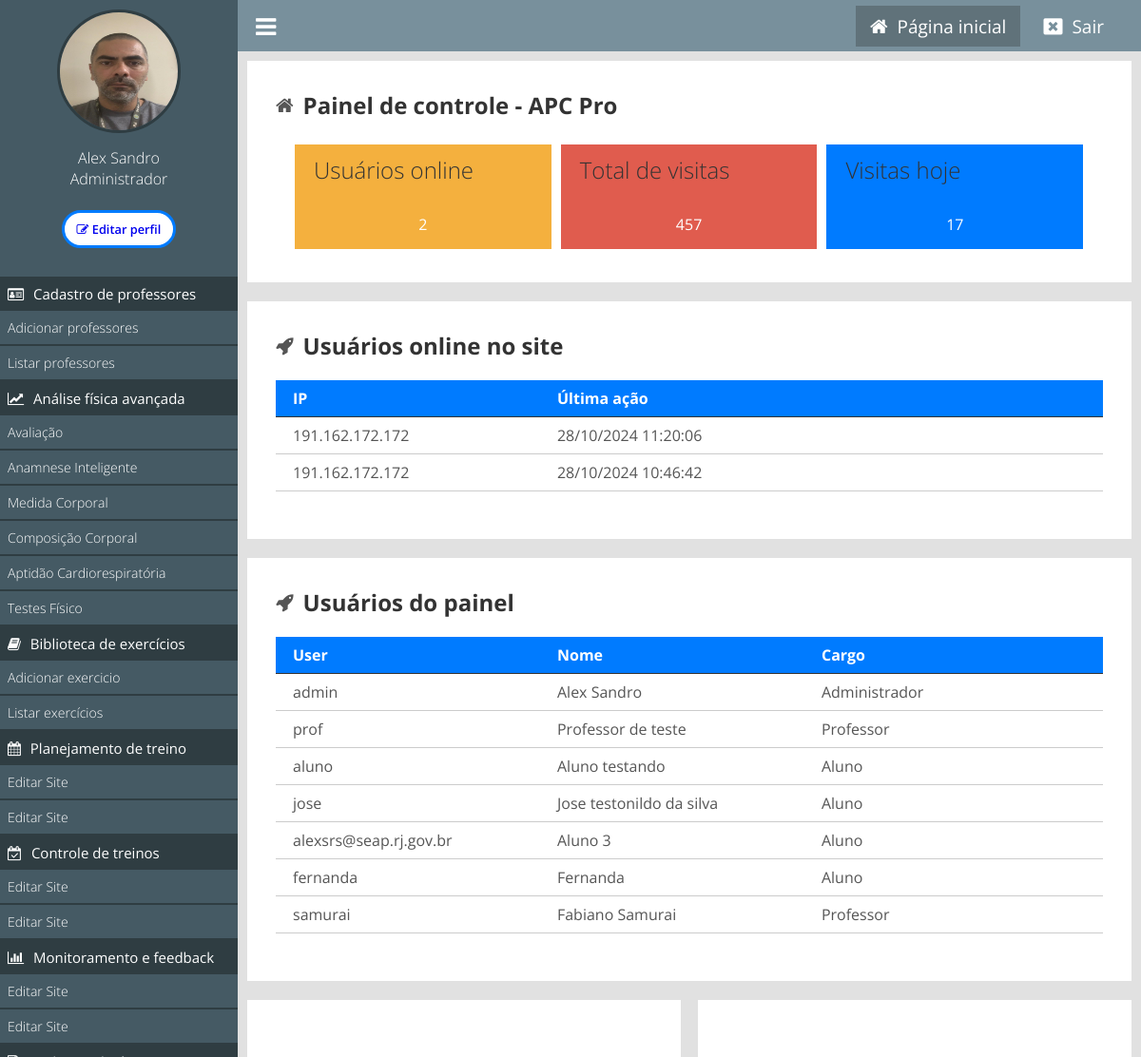
Page /painel/ (signed in) on the committed database.
### classes/MySql.php (called while the page is built)
<?php
    class MySql{
        private static $pdo;
        public static function conectar(){
            if(self::$pdo == null){
                try{
                    self::$pdo = new PDO('mysql:host='.HOST.';dbname='.DATABASE,USER,PASSWORD,array(PDO::MYSQL_ATTR_INIT_COMMAND => "SET NAMES utf8"));
                    self::$pdo->setAttribute(PDO::ATTR_ERRMODE,PDO::ERRMODE_EXCEPTION);
                }catch(Exception $e) {
                    echo 'erro ao conectar, tente novamente mais tarde';
                }
            }
            return self::$pdo;
        }
    }
?>

### painel/pages/home.php (the view, shortened to what this page needs)
<?php
    $usuariosOnline = Painel::listarUsuariosOnline();
    $pegarVisitasTotais = MySql::conectar()->prepare("SELECT * FROM `tb_admin.visitas`");
    $pegarVisitasTotais->execute();
    $pegarVisitasTotais = $pegarVisitasTotais->rowCount();
    $pegarVisitasHoje = MySql::conectar()->prepare("SELECT * FROM `tb_admin.visitas` WHERE dia =?");
    $pegarVisitasHoje->execute(array(date('Y-m-d')));
    $pegarVisitasHoje = $pegarVisitasHoje->rowCount();
?>
<div class="box-content left w100">
    <h2><i class="fa fa-home"></i> Painel de controle - <?php echo NOME_EMPRESA ?></h2>
    <div class="box-metricas">
    <div class="box-metrica-single">
        <div class="box-metrica-wraper">
            <h2>Usuários  online</h2>
                <p><?php echo count($usuariosOnline); ?></p>
            </div>
        </div>
        <div class="box-metrica-single">
            <div class="box-metrica-wraper">
                <h2>Total de visitas</h2>
                <p><?php echo $pegarVisitasTotais; ?></p>
            </div>
        </div>
        <div class="box-metrica-single">
            <div class="box-metrica-wraper">
                <h2>Visitas hoje</h2>
                <p><?php echo $pegarVisitasHoje; ?></p>
            </div>
        </div>
    </div>
</div>
<div class="box-content left w100">
    <h2><i class="fa fa-rocket" aria-hidden="true"></i> Usuários online no site</h2>
    <div class="table-responsive">
        <div class="row">
            <div class="col">
                <span>IP</span>
            </div>
            <div class="col">
                <span>Última ação</span>
            </div>
        </div>
    <?php
        foreach ($usuariosOnline as $key => $value) {
    ?>
        <div class="row">
            <div class="col">
                <span><?php echo $value['ip'] ?></span>
            </div>
            <div class="col">
                <span><?php echo date('d/m/Y H:i:s',strtotime($value['ultima_acao'])) ?></span>
            </div>
        </div>
    <?php } ?>
    </div>
</div>
<div class="box-content left w100">
    <h2><i class="fa fa-rocket" aria-hidden="true"></i> Usuários do painel</h2>
    <div class="table-responsive">
        <div class="row">
            <div class="col">
                <span>User</span>
            </div>
            <div class="col">
                <span>Nome</span>
            </div>
            <div class="col">
                <span>Cargo</span>
            </div>
        </div>
    <?php
        $usuariosPainel = MySql::conectar()->prepare("SELECT * FROM `tb_admin.usuarios`");
        $usuariosPainel->execute();
        $usuariosPainel = $usuariosPainel->fetchAll();
        foreach ($usuariosPainel as $key => $value) {
    ?>
        <div class="row">
            <div class="col">
                <span><?php echo $value['user'] ?></span>
            </div>
            <div class="col">
                <span><?php echo $value['nome'] ?></span>
            </div>
            <div class="col">
                <span><?php echo pegaCargo($value['cargo']); ?></span>
            </div>
        </div>
    <?php } ?>
    </div>
</div>
    <div class="box-content left w50">
    </div>
    <div class="box-content right w50">
    </div>

### painel/css/style.css (style rules this page uses)
* { margin: 0; padding: 0; box-sizing: border-box; font-family: 'Open Sans', sans-serif; }
html,body { height: 100%; background: rgb(225,225,225); }
body { overflow-x: hidden; }
.w100 { width: 100%; }
.w50 { width: 49%; }
.left { float: left; }
.right { float: right; }
.box-content { background: white; padding: 30px; margin-bottom: 20px; }
.box-metricas h2 { font-weight: 300; font-size: 23px; }
.box-metricas { margin-top:16px; padding:0 15px; }
.box-metrica-single { float: left; position: relative; width: 33.3%; background: #F4B03E; border: 5px solid white; }
.box-metricas .box-metrica-single:nth-of-type(2) { background: #E05C4E; }
.box-metricas .box-metrica-single:nth-of-type(3) { background: #007bff; }
.box-metrica-wraper { padding: 10px 20px; text-align: center; color: white; }
.box-metrica-wraper h2 { font-size: 20px; }
.box-metrica-wraper p { padding: 10px 0; font-size: 16px; }
.table-responsive { max-width: 960px; margin: 20px auto; }
.table-responsive .row:nth-of-type(1) { font-weight: bold; background: #007bff; color: white; border-bottom: 1px solid #333; }
.table-responsive .row { color: #555; border-bottom: 1px solid #ccc; padding: 8px 18px; }
.col { float: left; width: 33.33%; }
.box-content h2 { font-size: 24px; color: #333; margin-bottom: 20px; display: flex; align-items: center; gap: 10px; }
.box-content h2 i { font-size: 20px; color: #555; }
@media screen and (max-width: 1200px) { .box-metrica-single { height: 120px; } }

### rows in the picture
tb_admin.online: ip "191.162.172.172", ultima_acao "28/10/2024 11:20:06"
tb_admin.online: ip "191.162.172.172", ultima_acao "28/10/2024 10:46:42"
tb_admin.usuarios: user "admin", nome "Alex Sandro", cargo "Administrador"
tb_admin.usuarios: user "prof", nome "Professor de teste", cargo "Professor"
tb_admin.usuarios: user "aluno", nome "Aluno testando", cargo "Aluno"
tb_admin.usuarios: user "jose", nome "Jose testonildo da silva", cargo "Aluno"
tb_admin.usuarios: user "alexsrs@seap.rj.gov.br", nome "Aluno 3", cargo "Aluno"
tb_admin.usuarios: user "fernanda", nome "Fernanda", cargo "Aluno"
tb_admin.usuarios: user "samurai", nome "Fabiano Samurai", cargo "Professor"

### other values in the picture
$_SESSION['nome'] "Alex Sandro"
pegaCargo($_SESSION['cargo']) "Administrador"
NOME_EMPRESA "APC Pro"
count($usuariosOnline) "2"
$pegarVisitasTotais "457"
$pegarVisitasHoje "17"
